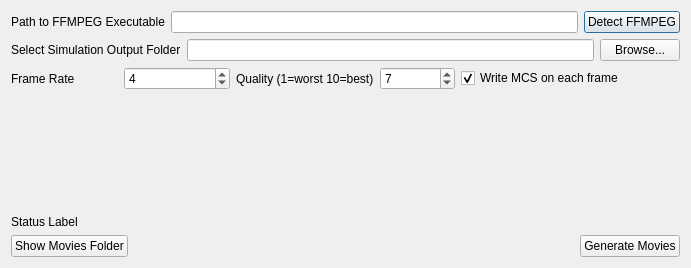
<?xml version="1.0" encoding="UTF-8"?>
<ui version="4.0">
 <class>MovieGeneratorDialog</class>
 <widget class="QDialog" name="MovieGeneratorDialog">
  <property name="geometry">
   <rect>
    <x>0</x>
    <y>0</y>
    <width>691</width>
    <height>268</height>
   </rect>
  </property>
  <property name="windowTitle">
   <string>Generate Simulation Movies</string>
  </property>
  <layout class="QVBoxLayout" name="verticalLayout">
   <item>
    <layout class="QHBoxLayout" name="horizontalLayout_2">
     <item>
      <widget class="QLabel" name="label">
       <property name="text">
        <string>Path to FFMPEG Executable</string>
       </property>
      </widget>
     </item>
     <item>
      <widget class="QLineEdit" name="ffmpeg_path_LE"/>
     </item>
     <item>
      <widget class="QPushButton" name="pushButton">
       <property name="text">
        <string>Detect FFMPEG</string>
       </property>
      </widget>
     </item>
    </layout>
   </item>
   <item>
    <layout class="QHBoxLayout" name="horizontalLayout_3">
     <item>
      <widget class="QLabel" name="label_4">
       <property name="text">
        <string>Select Simulation Output Folder</string>
       </property>
      </widget>
     </item>
     <item>
      <widget class="QLineEdit" name="simulation_output_folder_LE"/>
     </item>
     <item>
      <widget class="QPushButton" name="browse_PB">
       <property name="text">
        <string>Browse...</string>
       </property>
      </widget>
     </item>
    </layout>
   </item>
   <item>
    <layout class="QHBoxLayout" name="horizontalLayout_8">
     <item>
      <layout class="QHBoxLayout" name="horizontalLayout_6">
       <item>
        <widget class="QLabel" name="label_5">
         <property name="text">
          <string>Frame Rate</string>
         </property>
        </widget>
       </item>
       <item>
        <widget class="QSpinBox" name="frame_rate_SB">
         <property name="minimum">
          <number>1</number>
         </property>
         <property name="maximum">
          <number>120</number>
         </property>
         <property name="value">
          <number>4</number>
         </property>
        </widget>
       </item>
      </layout>
     </item>
     <item>
      <layout class="QHBoxLayout" name="horizontalLayout_7">
       <item>
        <widget class="QLabel" name="label_6">
         <property name="text">
          <string>Quality (1=worst 10=best)</string>
         </property>
        </widget>
       </item>
       <item>
        <widget class="QSpinBox" name="quality_SB">
         <property name="minimum">
          <number>1</number>
         </property>
         <property name="maximum">
          <number>10</number>
         </property>
         <property name="value">
          <number>7</number>
         </property>
        </widget>
       </item>
      </layout>
     </item>
     <item>
      <widget class="QCheckBox" name="mcs_on_frame_CB">
       <property name="text">
        <string>Write MCS on each frame</string>
       </property>
       <property name="checked">
        <bool>true</bool>
       </property>
      </widget>
     </item>
    </layout>
   </item>
   <item>
    <spacer name="verticalSpacer">
     <property name="orientation">
      <enum>Qt::Vertical</enum>
     </property>
     <property name="sizeHint" stdset="0">
      <size>
       <width>20</width>
       <height>90</height>
      </size>
     </property>
    </spacer>
   </item>
   <item>
    <widget class="QLabel" name="status_LB">
     <property name="text">
      <string>Status Label</string>
     </property>
    </widget>
   </item>
   <item>
    <layout class="QHBoxLayout" name="horizontalLayout">
     <item>
      <widget class="QPushButton" name="show_movies_folder_PB">
       <property name="text">
        <string>Show Movies Folder</string>
       </property>
      </widget>
     </item>
     <item>
      <spacer name="horizontalSpacer_5">
       <property name="orientation">
        <enum>Qt::Horizontal</enum>
       </property>
       <property name="sizeHint" stdset="0">
        <size>
         <width>40</width>
         <height>20</height>
        </size>
       </property>
      </spacer>
     </item>
     <item>
      <widget class="QPushButton" name="generate_movies_PB">
       <property name="text">
        <string>Generate Movies</string>
       </property>
      </widget>
     </item>
    </layout>
   </item>
  </layout>
 </widget>
 <resources/>
 <connections/>
</ui>
